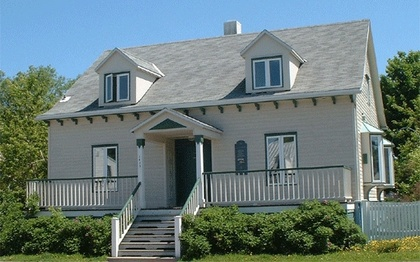
%> input picture Cours/Cours 5/points d'interet/cours5/TP_points_interet/maison.jpg, 420 x 262 px, shrunk from 510 x 318 before the run
$ octave susan.m   (GNU Octave 9; MATLAB toolbox functions it lacks are replaced by stand-ins)
%> lines starting %> are read from the running program, lines starting %| are printed output that depends on the picture
clear all
close all
clc
% [5 lines of commented-out code are left out]
im =imread('maison.jpg');
%> im is the input picture: size 262x420x3 uint8; mean R, G, B 106.2, 124.1, 122.8
% [7 lines of commented-out code are left out]
d = length(size(im));
%> d = 3
% im = imnoise(im,'speckle',0.02);
if d==3
    image=double(rgb2gray(im));
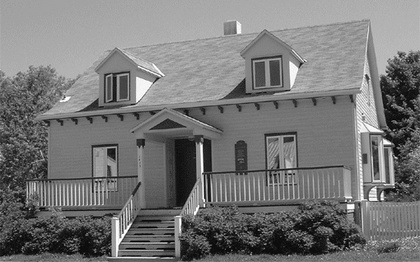
%> image: size 262x420 double; min 0, max 255, mean 118.6
elseif d==2
    image=double(im);
end
subplot(1,2,1)

imshow(im)
[n,m]=size(image);
%> n = 262; m = 420
% =============================donn閑s=====================================
rayon=2;
alpha=50;
r=2;
alpha=alpha/100;
% ========================g閚erateur de mask===============================
mask=zeros(2*rayon+1);
b=ones(rayon+1);
for i=1:rayon+1
    for j=1:rayon+1
        if (rayon==1)
           if(j>i)
            b(i,j)=0;
           end
         else
             if(j>i+1)
            b(i,j)=0;
         end
        end
    end
end
mask(1:rayon+1,rayon+1:2*rayon+1)=b;
mask(1:rayon+1,1:rayon+1)=rot90(b);
mask0=mask;
mask0=flipdim(mask0,1);
mask=mask0+mask;
mask(rayon+1,:)=mask(rayon+1,:)-1;
% ==========================r閜onse maximale===============================
max_reponse=sum(sum(mask));
% =====================balayage de toute l'image===========================
f=zeros(n,m);
for i=(rayon+1):n-rayon
    for j=(rayon+1):m-rayon

          image_courant=image(i-rayon:i+rayon,j-rayon:j+rayon);

    image_courant_mask=image_courant.*mask;

         inteniste_cental= image_courant_mask(rayon+1,rayon+1);
         s=exp(-1*(((image_courant_mask-inteniste_cental)/max_reponse).^6));
       somme=sum(sum(s));
%   si le centre du mask est un 0 il faut soustraire les zeros des filtres
                if (inteniste_cental==0)
                    somme=somme-length((find(mask==0)));
                end
         f(i,j)=somme;
     end
end
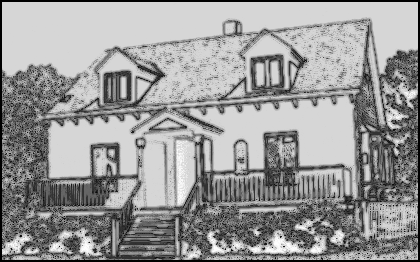
%> f: size 262x420 double; min 0, max 24.96, mean 15; drawn with min black and max white
% =============selection et seuillage des points d'inter閠=================
ff=f(rayon+1:n-(rayon+1),rayon+1:m-(rayon+1));
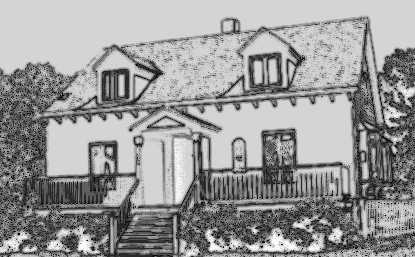
%> ff: size 257x415 double; min 1, max 24.96, mean 15.4; drawn with min black and max white
minf=min(min(ff));
%> minf = 1
maxf=max(max(f));
%> maxf = 24.96
fff=f;
d=2*r+1;
temp1=round(n/d);
%> temp1 = 52
if (temp1-n/d)<0.5 &(temp1-n/d)>0
    temp1=temp1-1;
end
temp2=round(m/d);
%> temp2 = 84
if (temp2-m/d)<0.5 &(temp2-m/d)>0
    temp2=temp2-1;
end
fff(n:temp1*d+d,m:temp2*d+d)=0;
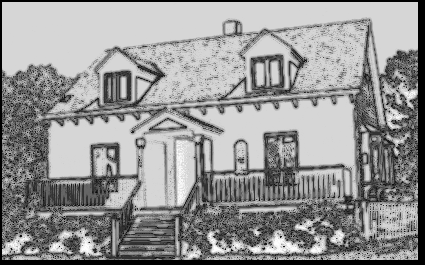
%> fff: size 265x425 double; min 0, max 24.96, mean 14.6; drawn with min black and max white
temp1
%> temp1 = 52
temp2
%> temp2 = 84

fff;

sizefff=size(fff)
%> sizefff = [265 425]
for i=(r+1):d:temp1*d+d
for j=(r+1):d:temp2*d+d
     window=fff(i-r:i+r,j-r:j+r);
     window0=window;
   [xx,yy]=find(window0==0);
               for k=1:length(xx)
                 window0(xx(k),yy(k))=max(max(window0));
               end
               minwindow=min(min(window0));
[y,x]=find(minwindow~=window & window<=minf+alpha*(maxf-minf) & window>0);
[u,v]=find(minwindow==window);
if length(u)>1
             for l=2:length(u)
                     fff(i-r-1+u(l),j-r-1+v(l))=0   ;
             end
end
if length(x)~=0
        for l=1:length(y)
            fff(i-r-1+y(l),j-r-1+x(l))=0   ;
        end
end
fff;
end
end
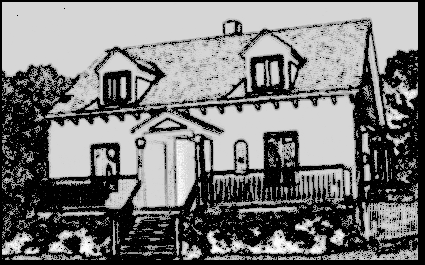
%> fff: size 265x425 double; min 0, max 24.96, mean 11.9; drawn with min black and max white
%> after the loop, window0 = [0 0 0 0 0; 0 0 0 0 0; 0 0 0 0 0; 0 0 0 0 0; 0 0 0 0 0]


seuil=minf+alpha*(maxf-minf);
%> seuil = 12.98

    [u,v]=find(minf<=fff & fff<=seuil );
%> u = 2816 values from 20 to 260; v = 2816 values from 3 to 418
% ==============affichage des resultats====================================
subplot(1,2,2)
imshow(im)
hold on
plot(v,u,'.r','MarkerSize',10)
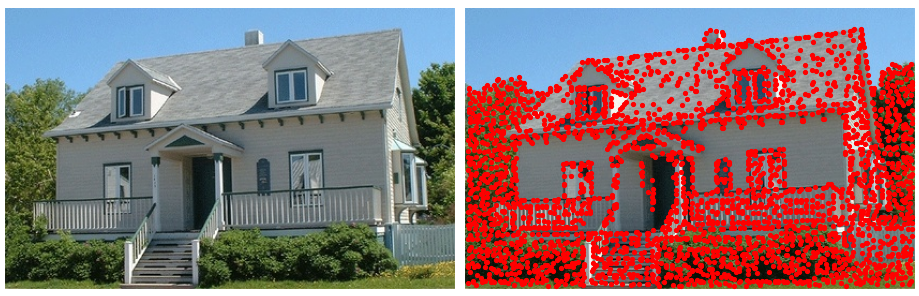
%> figure redrawn from the program's plot data, 2 panels
nombre_de_point_dinteret=length(v)
%> nombre_de_point_dinteret = 2816
